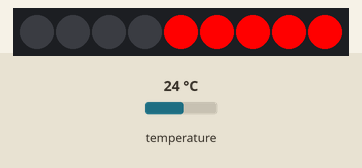
Simulated run of this sketch. Board: Arduino Uno, built with avr-gcc and run on an emulated ATmega328P. Shown: 9 RGB LEDs in strip order, left to right. Inputs (shaded band) come from the test bench; at power-on: temperature 24 °C.

Above: at 121.8 s.
At 125.62 s:
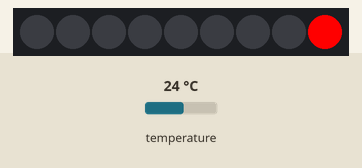

The sketch:

thermometre.ino
```cpp
/***************************************************************************************
Code exemple pour le thermomètre imprimable.
Ce code permet d'allumer avec des intervalles définis (permet d'economiser la batterie)
les leds afin d'indiquer la température ambiante avec une précision de 5 degrés.

cette précision est due au nombre de LED sur la face avant, mais rien ne vous empêche
de créer des effets lumineux afin d'augmenter la précision.

Vous pouvez définir une température de seuil minimum et maximum grace aux variables
"tempmin" et "temp Max", cela activera un effet lumineux vous avertissant que le seuil est dépassé.

une fonction bonus permet de faire un chenillard avec les leds afin de vous prévenir
qu'il est temps de vous lever de votre chaise pour prendre un café ou marcher un peu.
Les leds sont connectées à la PIN 3 du pro Trinket et le capteur à la PIN 4.

code écrit par Mickaël Captant.
Bulb Zone - 2015
***************************************************************************************/

//importer les librairies pour NeoPixel, OneWire et capteur de température
#include <Adafruit_NeoPixel.h>
#include <OneWire.h>
#include <DallasTemperature.h>

// définir la PIN pour les données du capteur de température
#define ONE_WIRE_BUS 4
// mettre en place le protocole oneWire
OneWire oneWire(ONE_WIRE_BUS);
// passer sur le mode capteur DallasTemperature
DallasTemperature sensors(&oneWire);

// PIN de connexion des NEOPIXELS
#define PIN            3
// nombre de NEOPIXELS connectés
#define NUMPIXELS      9
// Définir les paramètres des NEOPIXEL
Adafruit_NeoPixel pixels = Adafruit_NeoPixel(NUMPIXELS, PIN, NEO_GRB + NEO_KHZ800);

//Définir les variables pour la température
float tempC;//variable de température avec virgule
int tempInt;//variable de température sans virgule
int tempDiv;//variable nombre de led à allumer
boolean tempOK;// variable confirmation de non-depassement de seuil

int tempMin = 0;//variable de température minimum
int tempMax = 40;//variable de température maximum

//créer une variable pour inverser la numérotation des NEOPIXELS
int ledMap;

//créer des variable afin de définir rapidement les couleurs de base
uint32_t color;
uint32_t red =pixels.Color( 255,0,0);
uint32_t blue =pixels.Color( 0,0,255);
uint32_t green =pixels.Color( 0,255,0);

//stocker la valeur en milli pour le temps entre chaque affichage de la température
long previousMillis = 0;        // stock la derniere valeur milli pour la température
long previousMillis2 = 0;        // stock la dernière valeur milli pour la fonction bonus
long interval = 120000;           // temps entre chaque coupure et la durée totale d'allumage
long interval2 =1800000;           // bonus "STAND UP"

void setup() {
//initialiser les NEOPIXELS
pixels.begin();
//initialiser le capteur de température
sensors.begin();
}

void loop() {
  // créer un delai pour économiser la batterie:
  unsigned long currentMillis = millis();

  //créer la condition si la différence entre la valeur actuelle et
  //la valeur stockée du temps et superieur à l'intervalle de temps:
  if(currentMillis - previousMillis > interval) {
    //on stock la nouvelle valeur de temps
    previousMillis = currentMillis;
    //lancer le sous programme getTemp
    getTemp();
    //afficher l'information pendant 3 secondes
    delay(3000);
    //pour les NEOPIXELS de 0 à 8(0 correspond a la premiere led)
        for(int z = 0;z <= 8;z++){
          //on éteint les leds avec un delai de 100ms entre chacunes
          pixels.setPixelColor(z,0,0,0);
          pixels.show();
          delay(100);
        }
    }
  //créer la condition si la différence entre la valeur actuelle et
  //la valeur stockée du temps et supérieur à l'intervalle de temps:
  if(currentMillis - previousMillis2 > interval2) {
    //on stock la nouvelle valeur de temps
    previousMillis2 = currentMillis;
    //on répète dix fois la fonction:
    for(int x=0 ;x<=10;x++){
          //pour les leds de 8 a 0:
          for(int z = 8;z >= 0;z--){
          //on allume les leds en bleu
          pixels.setPixelColor(z,blue);
          //on éteint les leds progressivement
          pixels.setPixelColor(z+1,0,0,0);
          pixels.show();
          delay(50);
          }
          //puis on éteint la dernière led
          pixels.setPixelColor(0,0,0,0);
          pixels.show();
        }
    }
}

//Cette fonction permet d'obtenir la température et de traiter l'information
//afin de l'afficher sous forme de graduations et de codes couleurs
void getTemp(){
  sensors.requestTemperatures(); // envoi la commande pour obtenir la température
  tempC = sensors.getTempCByIndex(0); //stock la température dans la variable tempC

  if (tempC >= tempMin && tempC <= tempMax){// vérifie si la température est bien comprise entre tempMin et tempMax
    tempOK = true;  //si oui : le drapeau tempOK est mis à 1
  }
  else{  //sinon le drapeau tempOK est mis à zéro
    tempOK = false;
  }
  if (tempC < 0){ //vérifie si la température est négatif
  color = blue;
  tempC = tempC * -1.0; //si oui mettre la couleur à bleu et transformer la valeur en positive
  }
  else{
  color = red; // sinon la couleur est rouge
  }
  if(!tempOK){ // si la température dépasse les températures Min et Max:
    //on répète la fonction suivante 3 fois:
    for(int cpt = 0; cpt <= 3; cpt++){
      for(int x = 0;x <=8; x++){  //on allume toutes les leds en vert
        pixels.setPixelColor(x,green);
        pixels.show();
      }
      delay(500);
      for(int x = 8;x >=0; x--){  //on éteint toutes les leds
        pixels.setPixelColor(x,0,0,0);
        pixels.show();
      }
      delay(500);// on ajoute un intervalle de 500ms
    }
  }

 tempInt = (int)tempC;// obtiens la valeur integrale de la température
 tempDiv = tempInt /5; //tempDiv contient le nombre de led à allumer
 ledMap = map(tempDiv,0,8,8,0);//permet d'inverser la numérotation des LEDS

 //Si nous sommes en dessous des seuils de température:
 if(tempOK){
  for(int y = ledMap;y >= 0;y--){// éteindre toutes les leds progressivement
    pixels.setPixelColor(y,0,0,0);
    pixels.show();
    delay(100);
  }
  delay(100);//marquer une pause
  for(int x =8;x>=ledMap;x--){ //allumer les leds jusqu'à la température actuelle
    pixels.setPixelColor(x,color);
    pixels.show();
    delay(100);
  }
 }
}
```

Measured:
- what the display in image 0 shows lasts 3.5 s, from 121.8 s to 125.3 s
